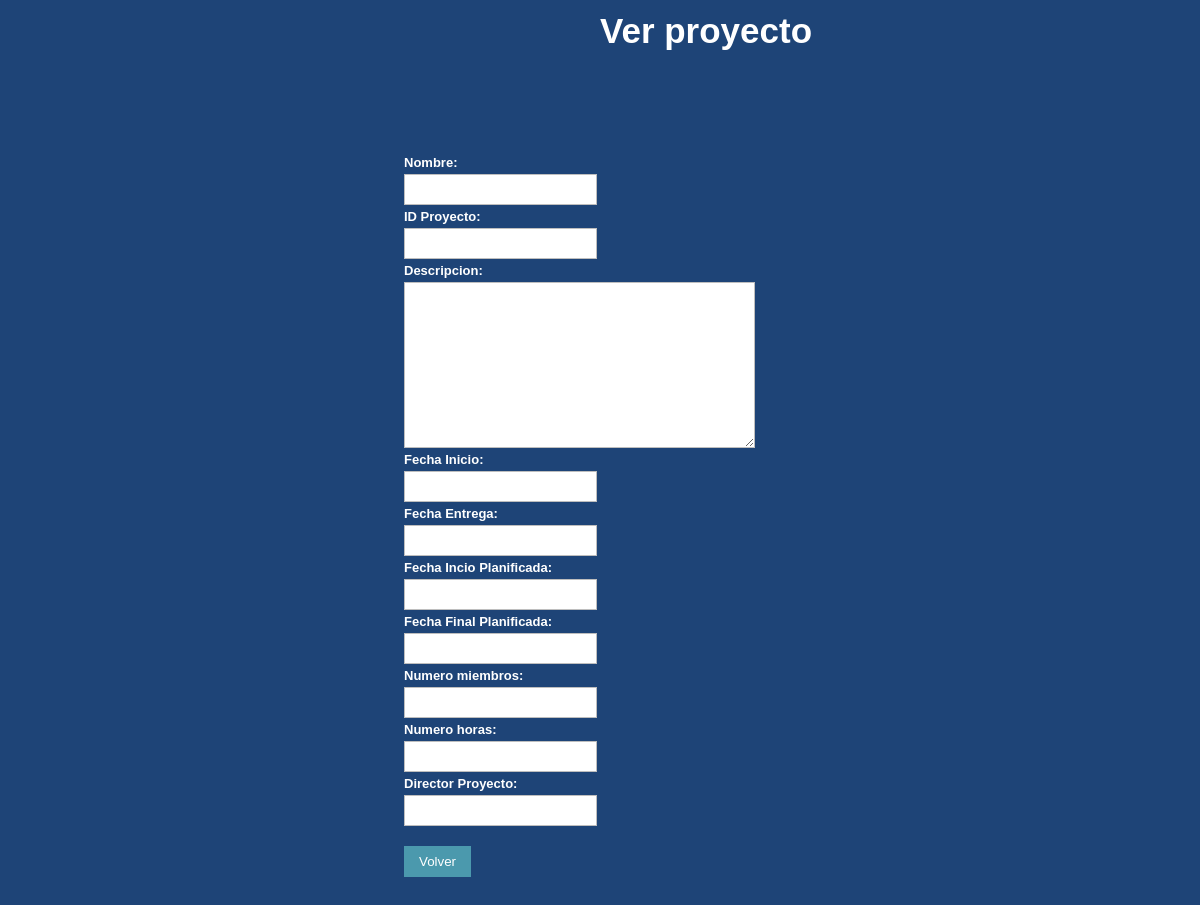
The page /et3_iu/Controllers/PROYECTO_Controller.php?PROYECTO_NOMBRE=Prueba&accion=Ver (signed in) on the database as committed earlier.
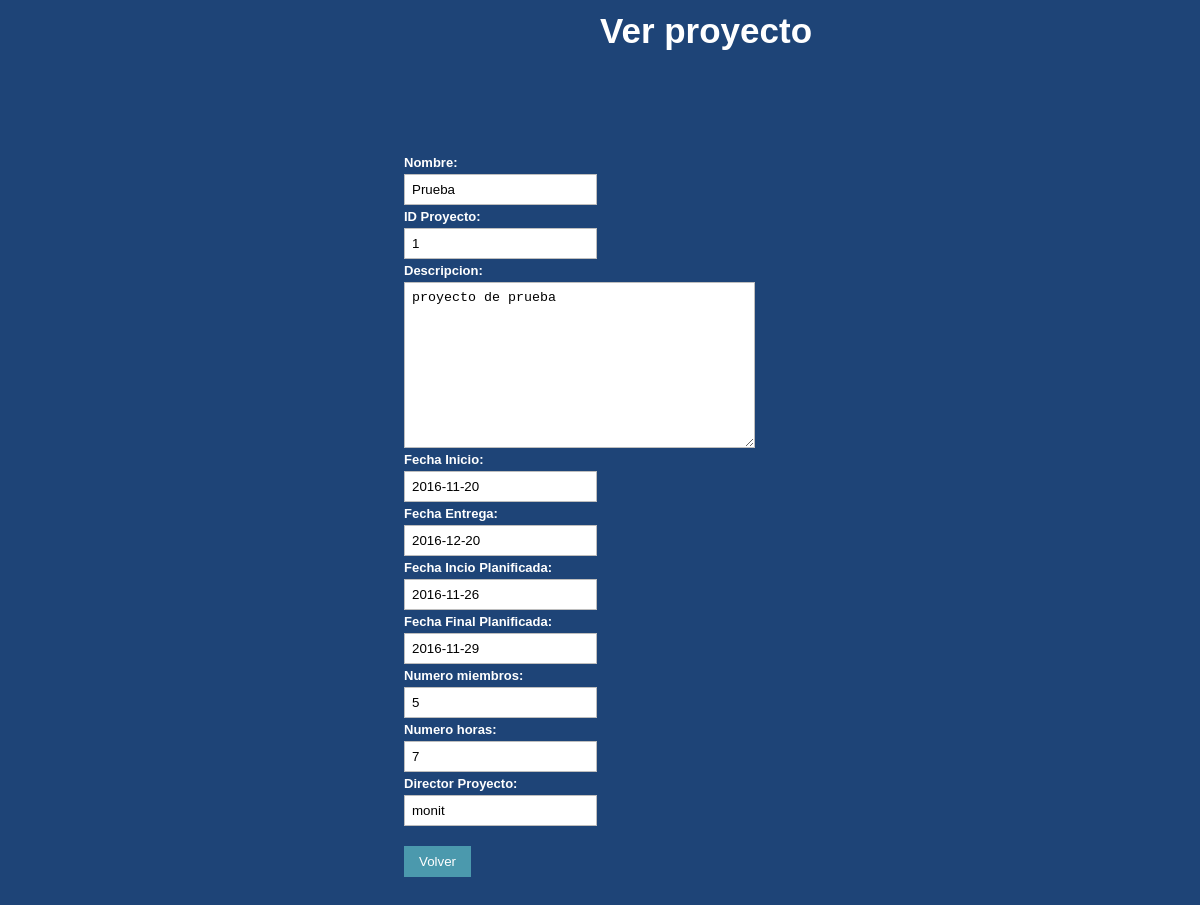
The same page on the database as committed later.
### tables this page shows
CREATE TABLE IF NOT EXISTS `PROYECTO` (
`ID_PROYECTO` int(3) NOT NULL,
  `NOMBRE` varchar(20) NOT NULL,
  `DESCRIPCION` varchar(200) NOT NULL,
  `FECHAI` date NOT NULL,
  `FECHAIP` date NOT NULL,
  `FECHAE` date NOT NULL,
  `FECHAFP` date NOT NULL,
  `NUMEROMIEMBROS` int(3) NOT NULL,
  `NUMEROHORAS` int(5) NOT NULL,
   `DIRECTOR` varchar(25) NOT NULL,
  `BORRADO` tinyint(1) NOT NULL DEFAULT '0'
);

### et3_iu/Controllers/PROYECTO_Controller.php (called while the page is built, shortened)
<?php
include '../Locates/Strings_Castellano.php';
require_once("../Mappers/PROYECTO_Mapper.php");
$proyectoMapper=new ProyectoMapper();
switch ($_REQUEST['accion']) {
    case $strings['Ver']:
        if (!isset($_REQUEST['PROYECTO_NOMBRE'])) {
            new Proyecto_Show('','','');
        } else {
            $datos = $proyectoMapper->buscarNombre($_REQUEST['PROYECTO_NOMBRE']);
            if (!tienePermisos('Proyecto_Show')) {
                new Mensaje('No tienes los permisos necesarios', 'PROYECTO_Controller.php');
            } else {
                new Proyecto_Show('buscar',$datos, 'PROYECTO_Controller.php');
            }
        }
        break;
}
?>

### et3_iu/Mappers/PROYECTO_Mapper.php (called while the page is built, shortened)
<?php
class ProyectoMapper {
  private $mysqli;
  public function conectarBD(){
      $this->mysqli = new mysqli("localhost","iu2016","iu2016","IU2016");
  }
    public function buscarNombre($proyectoNombre){
        $sql = "SELECT * FROM PROYECTO WHERE NOMBRE = '" . $proyectoNombre . "';";
        $resultado = $this->mysqli->query($sql);
        if($resultado ->num_rows!=0){
            $proyecto= $resultado->fetch_array();
        }
        return $proyecto;
    }
}

### et3_iu/Views/PROYECTO_SHOW_Vista.php (the view, shortened to what the changed rows need)
<?php
class Proyecto_Show{
    function __construct($buscar,$array,$volver){
        $this->datos=$array;
        $this->buscar= $buscar;
        $this->render();
    }
    function render(){
        ?>
        <head><link rel="stylesheet" href="../Styles/styles.css" type="text/css" media="screen" /></head>
            <p>
                <h1><span class="form-title">
              <?php  if($this->buscar!='buscar'){
			         echo $strings['Consultar proyecto']; ?><br>
			         <title><?php echo $strings['Consultar proyecto'];?></title>
                 </h1>
             </p>
                <h2>
                </p>
                     <br><br>
                    <form action='PROYECTO_Controller.php' method='post'>
                    <ul class="form-style-1">
                        <div class="form-group">
                            <div class="col-sm-4">
                                <label for="nombre" class="control-label"><?php echo $strings['NOMBRE']; ?>:</label>
                            </div>
                            <div class="col-sm-4">
                                <input type="text" class="form-control" name="PROYECTO_NOMBRE"  title="<?php echo $strings['error trabajador']; ?>" >
                            </div>
                        </div>
                        <div class="form-group">
                            <div class="col-sm-4">
                                <label for="id" class="control-label"><?php echo $strings['ID_PROYECTO']; ?>:</label>
                            </div>
                            <div class="col-sm-4">
                                <input type="text" class="form-control"  name="ID_PROYECTO"   title="<?php echo $strings['error trabajador']; ?>" >
                            </div>
                        </div>
                        <div class="form-group">
                            <div class="col-sm-4">
                                <label for="FECHAI" class="control-label"><?php echo $strings['FECHAI']; ?>:</label>
                            </div>
                            <div class="col-sm-4">
                                <input type="text" class="form-control" name="PROYECTO_FECHAI"  title="<?php echo $strings['error trabajador']; ?>" >
                            </div>
                        </div>
                        <div class="form-group">
                            <div class="col-sm-4">
                                <label for="FECHAE" class="control-label"><?php echo $strings['FECHAE']; ?>:</label>
                            </div>
                            <div class="col-sm-4">
                                <input type="text" class="form-control" name="PROYECTO_FECHAE"  title="<?php echo $strings['error trabajador']; ?>" >
                            </div>
                        </div>
                        <div class="form-group">
                            <div class="col-sm-4">
                                <label for="FECHAIP" class="control-label"><?php echo $strings['FECHAIP']; ?>:</label>
                            </div>
                            <div class="col-sm-4">
                                <input type="text" class="form-control" name="PROYECTO_FECHAIP"  title="<?php echo $strings['error trabajador']; ?>" >
                            </div>
                        </div>
                        <div class="form-group">
                            <div class="col-sm-4">
                                <label for="FECHAFP" class="control-label"><?php echo $strings['FECHAFP']; ?>:</label>
                            </div>
                            <div class="col-sm-4">
                                <input type="text" class="form-control" name="PROYECTO_FECHAFP"  title="<?php echo $strings['error trabajador']; ?>" >
                            </div>
                        </div>
                        <div class="form-group">
                            <div class="col-sm-4">
                                <label for="numeromiembros" class="control-label"><?php echo $strings['NUMEROMIEMBROS']; ?>:</label>
                            </div>
                            <div class="col-sm-4">
                                <input type="text" class="form-control" name="PROYECTO_NUMEROMIEMBROS"  title="<?php echo $strings['error trabajador']; ?>" >                            </div>
                        </div>
                        <div class="form-group">
                            <div class="col-sm-4">
                                <label for="numerohoras" class="control-label"><?php echo $strings['NUMEROHORAS']; ?>:</label>
                            </div>
                            <div class="col-sm-4">
                                <input type="text" class="form-control" name="PROYECTO_NUMEROHORAS"  title="<?php echo $strings['error trabajador']; ?>" >                            </div>
                        </div>
                        <div class="form-group">
                            <div class="col-sm-4">
                                <label for="director" class="control-label"><?php echo $strings['DIRECTOR']; ?>:</label>
                            </div>
                            <div class="col-sm-4">
                                <input type="text" class="form-control" name="PROYECTO_DIRECTOR"  title="<?php echo $strings['error trabajador']; ?>" >                            </div>
                        </div>
                            <input hidden type='text' name='BUSCAR' value='BUSCAR'>
                                <input type='submit' name='accion' value='<?php echo $strings['Volver']; ?>'>
                                <input type='submit' name='accion' value='<?php echo $strings['Consultar']; ?>'>
                    </form>
                </h2>
                <?php }else{
  echo $strings['Ver proyecto']; ?><br>
                 </h1>
             </p>
                <h2>
                     <br><br>
                    <form action='PROYECTO_Controller.php' method='post'>
                    <ul class="form-style-1">
                        <div class="form-group">
                            <div class="col-sm-4">
                                <label for="nombre" class="control-label"><?php echo $strings['NOMBRE']; ?>:</label>
                            </div>
                            <div class="col-sm-4">
                                <input type="text" readonly value="<?php echo $this->datos['NOMBRE'];?>"class="form-control" name="PROYECTO_NOMBRE"  title="<?php echo $strings['error trabajador']; ?>" >
                            </div>
                        </div>
                        <div class="form-group">
                            <div class="col-sm-4">
                                <label for="id" class="control-label"><?php echo $strings['ID_PROYECTO']; ?>:</label>
                            </div>
                            <div class="col-sm-4">
                                <input type="text" class="form-control" readonly name="ID_PROYECTO"  value="<?php echo $this->datos['ID_PROYECTO'];?>" title="<?php echo $strings['error trabajador']; ?>" >
                            </div>
                        </div>
                        <div class="form-group">
                            <div class="col-sm-4">
                                <label for="descripcion" class="control-label"><?php echo $strings['DESCRIPCION']; ?>:</label>
                            </div>
                            <div class="col-sm-4">
                                 <textarea name="PROYECTO_DESCRIPCION" readonly rows="10" cols="40"><?php echo $this->datos['DESCRIPCION'];?></textarea>                      </div>
                        </div>
                        <div class="form-group">
                            <div class="col-sm-4">
                                <label for="FECHAI" class="control-label"><?php echo $strings['FECHAI']; ?>:</label>
                            </div>
                            <div class="col-sm-4">
                                <input type="text" readonly value="<?php echo $this->datos['FECHAI'];?>"class="form-control" name="FECHAI"  title="<?php echo $strings['error trabajador']; ?>" >
                            </div>
                        </div>
                        <div class="form-group">
                            <div class="col-sm-4">
                                <label for="FECHAE" class="control-label"><?php echo $strings['FECHAE']; ?>:</label>
                            </div>
                            <div class="col-sm-4">
                                <input type="text" readonly value="<?php echo $this->datos['FECHAE'];?>"class="form-control" name="FECHAE"  title="<?php echo $strings['error trabajador']; ?>" >
                            </div>
                        </div>
                        <div class="form-group">
                            <div class="col-sm-4">
                                <label for="FECHAIP" class="control-label"><?php echo $strings['FECHAIP']; ?>:</label>
                            </div>
                            <div class="col-sm-4">
                                <input type="text" readonly value="<?php echo $this->datos['FECHAIP'];?>"class="form-control" name="FECHAIP"  title="<?php echo $strings['error trabajador']; ?>" >
                            </div>
                        </div>
                        <div class="form-group">
                            <div class="col-sm-4">
                                <label for="FECHAFP" class="control-label"><?php echo $strings['FECHAFP']; ?>:</label>
                            </div>
                            <div class="col-sm-4">
                                <input type="text" readonly value="<?php echo $this->datos['FECHAFP'];?>"class="form-control" name="FECHAFP"  title="<?php echo $strings['error trabajador']; ?>" >
                            </div>
                        </div>
                        <div class="form-group">
                            <div class="col-sm-4">
                                <label for="numeromiembros" class="control-label"><?php echo $strings['NUMEROMIEMBROS']; ?>:</label>
                            </div>
                            <div class="col-sm-4">
                                <input type="text" readonly value="<?php echo $this->datos['NUMEROMIEMBROS'];?>"class="form-control" name="NUMEROMIEMBROS"  title="<?php echo $strings['error trabajador']; ?>" >                            </div>
                        </div>
                        <div class="form-group">
                            <div class="col-sm-4">
                                <label for="numerohoras" class="control-label"><?php echo $strings['NUMEROHORAS']; ?>:</label>
                            </div>
                            <div class="col-sm-4">
                                <input type="text" readonly value="<?php echo $this->datos['NUMEROHORAS'];?>"class="form-control" name="NUMEROHORAS"  title="<?php echo $strings['error trabajador']; ?>" >                            </div>
                        </div>
                        <div class="form-group">
                            <div class="col-sm-4">
                                <label for="director" class="control-label"><?php echo $strings['DIRECTOR']; ?>:</label>
                            </div>
                            <div class="col-sm-4">
                                <input type="text" class="form-control" readonly name="PROYECTO_DIRECTOR" value="<?php echo $this->datos['DIRECTOR'];?>" title="<?php echo $strings['error trabajador']; ?>" >                            </div>
                        </div>
                                <input type='submit' name='accion' value='<?php echo $strings['Volver']; ?>'>
                    </form>
                </h2>
        <?php
        }
    }
}

Rows that differ between the two databases and show on the page:
added proyecto: PROYECTO_NOMBRE "Prueba", ID_PROYECTO "1", PROYECTO_DESCRIPCION "proyecto de prueba", FECHAI "2016-11-20", FECHAE "2016-12-20", FECHAIP "2016-11-26", FECHAFP "2016-11-29", NUMEROMIEMBROS "5", NUMEROHORAS "7", PROYECTO_DIRECTOR "monit"
